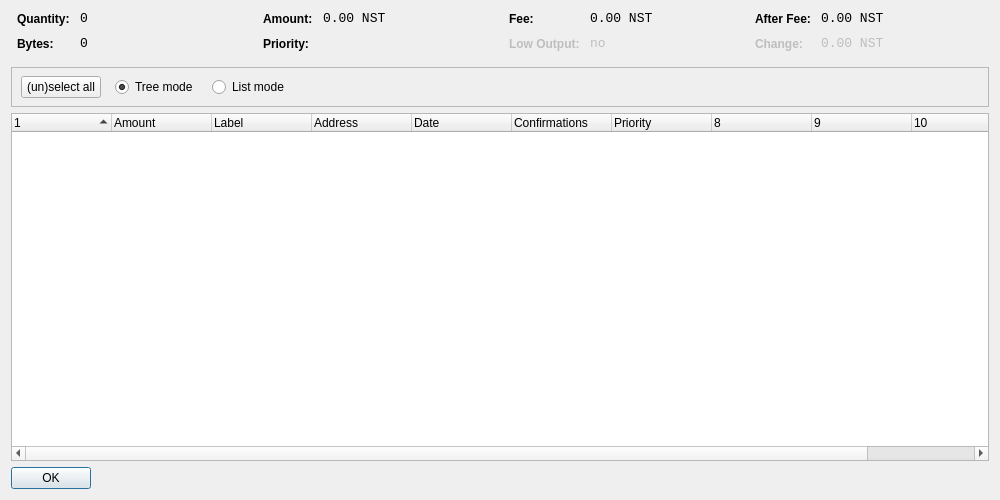
<?xml version="1.0" encoding="UTF-8"?>
<ui version="4.0">
 <class>CoinControlDialog</class>
 <widget class="QDialog" name="CoinControlDialog">
  <property name="geometry">
   <rect>
    <x>0</x>
    <y>0</y>
    <width>1000</width>
    <height>500</height>
   </rect>
  </property>
  <property name="windowTitle">
   <string>Coin Control</string>
  </property>
  <layout class="QVBoxLayout" name="verticalLayout">
   <item>
    <layout class="QHBoxLayout" name="horizontalLayoutTop" stretch="0,0,0,0">
     <property name="topMargin">
      <number>0</number>
     </property>
     <property name="bottomMargin">
      <number>10</number>
     </property>
     <item>
      <layout class="QFormLayout" name="formLayoutCoinControl1">
       <property name="horizontalSpacing">
        <number>10</number>
       </property>
       <property name="verticalSpacing">
        <number>10</number>
       </property>
       <property name="leftMargin">
        <number>6</number>
       </property>
       <property name="rightMargin">
        <number>6</number>
       </property>
       <item row="0" column="0">
        <widget class="QLabel" name="labelCoinControlQuantityText">
         <property name="styleSheet">
          <string notr="true">font-weight:bold;</string>
         </property>
         <property name="text">
          <string>Quantity:</string>
         </property>
        </widget>
       </item>
       <item row="0" column="1">
        <widget class="QLabel" name="labelCoinControlQuantity">
         <property name="font">
          <font>
           <family>Monospace</family>
           <pointsize>10</pointsize>
          </font>
         </property>
         <property name="cursor">
          <cursorShape>IBeamCursor</cursorShape>
         </property>
         <property name="contextMenuPolicy">
          <enum>Qt::ActionsContextMenu</enum>
         </property>
         <property name="text">
          <string notr="true">0</string>
         </property>
         <property name="textInteractionFlags">
          <set>Qt::LinksAccessibleByMouse|Qt::TextSelectableByKeyboard|Qt::TextSelectableByMouse</set>
         </property>
        </widget>
       </item>
       <item row="1" column="0">
        <widget class="QLabel" name="labelCoinControlBytesText">
         <property name="styleSheet">
          <string notr="true">font-weight:bold;</string>
         </property>
         <property name="text">
          <string>Bytes:</string>
         </property>
        </widget>
       </item>
       <item row="1" column="1">
        <widget class="QLabel" name="labelCoinControlBytes">
         <property name="font">
          <font>
           <family>Monospace</family>
           <pointsize>10</pointsize>
          </font>
         </property>
         <property name="cursor">
          <cursorShape>IBeamCursor</cursorShape>
         </property>
         <property name="contextMenuPolicy">
          <enum>Qt::ActionsContextMenu</enum>
         </property>
         <property name="text">
          <string notr="true">0</string>
         </property>
         <property name="textInteractionFlags">
          <set>Qt::LinksAccessibleByMouse|Qt::TextSelectableByKeyboard|Qt::TextSelectableByMouse</set>
         </property>
        </widget>
       </item>
      </layout>
     </item>
     <item>
      <layout class="QFormLayout" name="formLayoutCoinControl2">
       <property name="horizontalSpacing">
        <number>10</number>
       </property>
       <property name="verticalSpacing">
        <number>10</number>
       </property>
       <property name="leftMargin">
        <number>6</number>
       </property>
       <property name="rightMargin">
        <number>6</number>
       </property>
       <item row="0" column="0">
        <widget class="QLabel" name="labelCoinControlAmountText">
         <property name="styleSheet">
          <string notr="true">font-weight:bold;</string>
         </property>
         <property name="text">
          <string>Amount:</string>
         </property>
        </widget>
       </item>
       <item row="0" column="1">
        <widget class="QLabel" name="labelCoinControlAmount">
         <property name="font">
          <font>
           <family>Monospace</family>
           <pointsize>10</pointsize>
          </font>
         </property>
         <property name="cursor">
          <cursorShape>IBeamCursor</cursorShape>
         </property>
         <property name="contextMenuPolicy">
          <enum>Qt::ActionsContextMenu</enum>
         </property>
         <property name="text">
          <string notr="true">0.00 NST</string>
         </property>
         <property name="textInteractionFlags">
          <set>Qt::LinksAccessibleByMouse|Qt::TextSelectableByKeyboard|Qt::TextSelectableByMouse</set>
         </property>
        </widget>
       </item>
       <item row="1" column="0">
        <widget class="QLabel" name="labelCoinControlPriorityText">
         <property name="styleSheet">
          <string notr="true">font-weight:bold;</string>
         </property>
         <property name="text">
          <string>Priority:</string>
         </property>
        </widget>
       </item>
       <item row="1" column="1">
        <widget class="QLabel" name="labelCoinControlPriority">
         <property name="font">
          <font>
           <family>Monospace</family>
           <pointsize>10</pointsize>
          </font>
         </property>
         <property name="cursor">
          <cursorShape>IBeamCursor</cursorShape>
         </property>
         <property name="contextMenuPolicy">
          <enum>Qt::ActionsContextMenu</enum>
         </property>
         <property name="text">
          <string/>
         </property>
         <property name="textInteractionFlags">
          <set>Qt::LinksAccessibleByMouse|Qt::TextSelectableByKeyboard|Qt::TextSelectableByMouse</set>
         </property>
        </widget>
       </item>
      </layout>
     </item>
     <item>
      <layout class="QFormLayout" name="formLayoutCoinControl3">
       <property name="horizontalSpacing">
        <number>10</number>
       </property>
       <property name="verticalSpacing">
        <number>10</number>
       </property>
       <property name="leftMargin">
        <number>6</number>
       </property>
       <property name="rightMargin">
        <number>6</number>
       </property>
       <item row="0" column="0">
        <widget class="QLabel" name="labelCoinControlFeeText">
         <property name="styleSheet">
          <string notr="true">font-weight:bold;</string>
         </property>
         <property name="text">
          <string>Fee:</string>
         </property>
        </widget>
       </item>
       <item row="0" column="1">
        <widget class="QLabel" name="labelCoinControlFee">
         <property name="font">
          <font>
           <family>Monospace</family>
           <pointsize>10</pointsize>
          </font>
         </property>
         <property name="cursor">
          <cursorShape>IBeamCursor</cursorShape>
         </property>
         <property name="contextMenuPolicy">
          <enum>Qt::ActionsContextMenu</enum>
         </property>
         <property name="text">
          <string notr="true">0.00 NST</string>
         </property>
         <property name="textInteractionFlags">
          <set>Qt::LinksAccessibleByMouse|Qt::TextSelectableByKeyboard|Qt::TextSelectableByMouse</set>
         </property>
        </widget>
       </item>
       <item row="1" column="0">
        <widget class="QLabel" name="labelCoinControlLowOutputText">
         <property name="enabled">
          <bool>false</bool>
         </property>
         <property name="styleSheet">
          <string notr="true">font-weight:bold;</string>
         </property>
         <property name="text">
          <string>Low Output:</string>
         </property>
        </widget>
       </item>
       <item row="1" column="1">
        <widget class="QLabel" name="labelCoinControlLowOutput">
         <property name="enabled">
          <bool>false</bool>
         </property>
         <property name="font">
          <font>
           <family>Monospace</family>
           <pointsize>10</pointsize>
          </font>
         </property>
         <property name="cursor">
          <cursorShape>IBeamCursor</cursorShape>
         </property>
         <property name="contextMenuPolicy">
          <enum>Qt::ActionsContextMenu</enum>
         </property>
         <property name="text">
          <string notr="true">no</string>
         </property>
         <property name="textInteractionFlags">
          <set>Qt::LinksAccessibleByMouse|Qt::TextSelectableByKeyboard|Qt::TextSelectableByMouse</set>
         </property>
        </widget>
       </item>
      </layout>
     </item>
     <item>
      <layout class="QFormLayout" name="formLayoutCoinControl4">
       <property name="horizontalSpacing">
        <number>10</number>
       </property>
       <property name="verticalSpacing">
        <number>10</number>
       </property>
       <property name="leftMargin">
        <number>6</number>
       </property>
       <property name="rightMargin">
        <number>6</number>
       </property>
       <item row="0" column="0">
        <widget class="QLabel" name="labelCoinControlAfterFeeText">
         <property name="styleSheet">
          <string notr="true">font-weight:bold;</string>
         </property>
         <property name="text">
          <string>After Fee:</string>
         </property>
        </widget>
       </item>
       <item row="0" column="1">
        <widget class="QLabel" name="labelCoinControlAfterFee">
         <property name="font">
          <font>
           <family>Monospace</family>
           <pointsize>10</pointsize>
          </font>
         </property>
         <property name="cursor">
          <cursorShape>IBeamCursor</cursorShape>
         </property>
         <property name="contextMenuPolicy">
          <enum>Qt::ActionsContextMenu</enum>
         </property>
         <property name="text">
          <string notr="true">0.00 NST</string>
         </property>
         <property name="textInteractionFlags">
          <set>Qt::LinksAccessibleByMouse|Qt::TextSelectableByKeyboard|Qt::TextSelectableByMouse</set>
         </property>
        </widget>
       </item>
       <item row="1" column="0">
        <widget class="QLabel" name="labelCoinControlChangeText">
         <property name="enabled">
          <bool>false</bool>
         </property>
         <property name="styleSheet">
          <string notr="true">font-weight:bold;</string>
         </property>
         <property name="text">
          <string>Change:</string>
         </property>
        </widget>
       </item>
       <item row="1" column="1">
        <widget class="QLabel" name="labelCoinControlChange">
         <property name="enabled">
          <bool>false</bool>
         </property>
         <property name="font">
          <font>
           <family>Monospace</family>
           <pointsize>10</pointsize>
          </font>
         </property>
         <property name="cursor">
          <cursorShape>IBeamCursor</cursorShape>
         </property>
         <property name="contextMenuPolicy">
          <enum>Qt::ActionsContextMenu</enum>
         </property>
         <property name="text">
          <string notr="true">0.00 NST</string>
         </property>
         <property name="textInteractionFlags">
          <set>Qt::LinksAccessibleByMouse|Qt::TextSelectableByKeyboard|Qt::TextSelectableByMouse</set>
         </property>
        </widget>
       </item>
      </layout>
     </item>
    </layout>
   </item>
   <item>
    <widget class="QFrame" name="frame">
     <property name="minimumSize">
      <size>
       <width>0</width>
       <height>40</height>
      </size>
     </property>
     <property name="frameShape">
      <enum>QFrame::StyledPanel</enum>
     </property>
     <property name="frameShadow">
      <enum>QFrame::Sunken</enum>
     </property>
     <widget class="QWidget" name="horizontalLayoutWidget">
      <property name="geometry">
       <rect>
        <x>10</x>
        <y>0</y>
        <width>781</width>
        <height>41</height>
       </rect>
      </property>
      <layout class="QHBoxLayout" name="horizontalLayoutPanel" stretch="0,0,0,0,0">
       <property name="spacing">
        <number>14</number>
       </property>
       <item>
        <widget class="QPushButton" name="pushButtonSelectAll">
         <property name="sizePolicy">
          <sizepolicy hsizetype="Maximum" vsizetype="Fixed">
           <horstretch>0</horstretch>
           <verstretch>0</verstretch>
          </sizepolicy>
         </property>
         <property name="text">
          <string>(un)select all</string>
         </property>
        </widget>
       </item>
       <item>
        <widget class="QRadioButton" name="radioTreeMode">
         <property name="sizePolicy">
          <sizepolicy hsizetype="Maximum" vsizetype="Fixed">
           <horstretch>0</horstretch>
           <verstretch>0</verstretch>
          </sizepolicy>
         </property>
         <property name="text">
          <string>Tree mode</string>
         </property>
         <property name="checked">
          <bool>true</bool>
         </property>
        </widget>
       </item>
       <item>
        <widget class="QRadioButton" name="radioListMode">
         <property name="sizePolicy">
          <sizepolicy hsizetype="Maximum" vsizetype="Fixed">
           <horstretch>0</horstretch>
           <verstretch>0</verstretch>
          </sizepolicy>
         </property>
         <property name="text">
          <string>List mode</string>
         </property>
        </widget>
       </item>
       <item>
        <spacer name="horizontalSpacer">
         <property name="orientation">
          <enum>Qt::Horizontal</enum>
         </property>
         <property name="sizeHint" stdset="0">
          <size>
           <width>40</width>
           <height>20</height>
          </size>
         </property>
        </spacer>
       </item>
      </layout>
     </widget>
    </widget>
   </item>
   <item>
    <widget class="CoinControlTreeWidget" name="treeWidget">
     <property name="contextMenuPolicy">
      <enum>Qt::CustomContextMenu</enum>
     </property>
     <property name="sortingEnabled">
      <bool>false</bool>
     </property>
     <property name="columnCount">
      <number>11</number>
     </property>
     <attribute name="headerShowSortIndicator" stdset="0">
      <bool>true</bool>
     </attribute>
     <attribute name="headerStretchLastSection">
      <bool>false</bool>
     </attribute>
     <column>
      <property name="text">
       <string/>
      </property>
     </column>
     <column>
      <property name="text">
       <string>Amount</string>
      </property>
     </column>
     <column>
      <property name="text">
       <string>Label</string>
      </property>
     </column>
     <column>
      <property name="text">
       <string>Address</string>
      </property>
     </column>
     <column>
      <property name="text">
       <string>Date</string>
      </property>
     </column>
     <column>
      <property name="text">
       <string>Confirmations</string>
      </property>
      <property name="toolTip">
       <string>Confirmed</string>
      </property>
     </column>
     <column>
      <property name="text">
       <string>Priority</string>
      </property>
     </column>
     <column>
      <property name="text">
       <string/>
      </property>
     </column>
     <column>
      <property name="text">
       <string/>
      </property>
     </column>
     <column>
      <property name="text">
       <string/>
      </property>
     </column>
     <column>
      <property name="text">
       <string/>
      </property>
     </column>
    </widget>
   </item>
   <item>
    <widget class="QDialogButtonBox" name="buttonBox">
     <property name="sizePolicy">
      <sizepolicy hsizetype="Maximum" vsizetype="Fixed">
       <horstretch>0</horstretch>
       <verstretch>0</verstretch>
      </sizepolicy>
     </property>
     <property name="orientation">
      <enum>Qt::Horizontal</enum>
     </property>
     <property name="standardButtons">
      <set>QDialogButtonBox::Ok</set>
     </property>
    </widget>
   </item>
  </layout>
 </widget>
 <customwidgets>
  <customwidget>
   <class>CoinControlTreeWidget</class>
   <extends>QTreeWidget</extends>
   <header>coincontroltreewidget.h</header>
  </customwidget>
 </customwidgets>
 <resources/>
 <connections/>
</ui>
